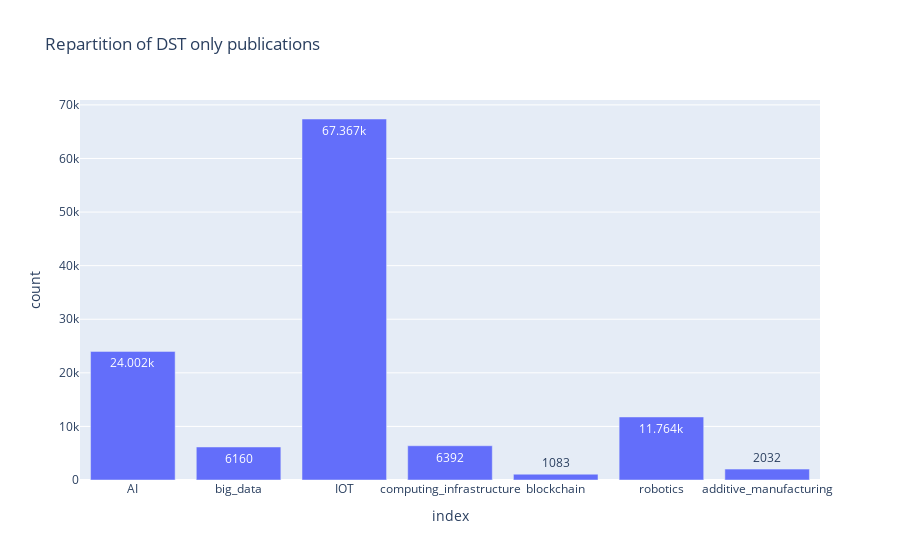

Notebook code cell kept with this figure:
### Code cell
df_dst_only = df_dst.drop("No_dst")


fig = px.bar(df_dst_only, x=df_dst_only.index, y='count',  title='Repartition of DST only publications', template="plotly", text_auto=True)

fig.write_image("../DST_only_repartition.jpeg")
fig.show()

### Figure 1 — Plotly figure (JSON) as saved in the notebook; plotly's stock layout.template omitted (floating-point values rounded to 4 significant figures)
{"data": [{"alignmentgroup": "True", "hovertemplate": "index=%{x}<br>count=%{y}<extra></extra>", "legendgroup": "", "marker": {"color": "#636efa", "pattern": {"shape": ""}}, "name": "", "offsetgroup": "", "orientation": "v", "showlegend": false, "textposition": "auto", "texttemplate": "%{y}", "x": ["AI", "big_data", "IOT", "computing_infrastructure", "blockchain", "robotics", "additive_manufacturing"], "xaxis": "x", "y": [24002, 6160, 67367, 6392, 1083, 11764, 2032], "yaxis": "y", "type": "bar"}], "layout": {"xaxis": {"anchor": "y", "domain": [0.0, 1.0], "title": {"text": "index"}}, "yaxis": {"anchor": "x", "domain": [0.0, 1.0], "title": {"text": "count"}}, "legend": {"tracegroupgap": 0}, "title": {"text": "Repartition of DST only publications"}, "barmode": "relative"}}
